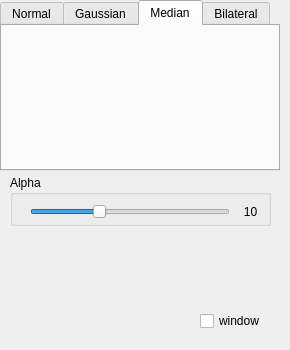
<?xml version="1.0" encoding="UTF-8"?>
<ui version="4.0">
 <class>Sharpen</class>
 <widget class="QWidget" name="Sharpen">
  <property name="geometry">
   <rect>
    <x>0</x>
    <y>0</y>
    <width>290</width>
    <height>350</height>
   </rect>
  </property>
  <property name="windowTitle">
   <string>Form</string>
  </property>
  <widget class="QTabWidget" name="tabWidget">
   <property name="geometry">
    <rect>
     <x>0</x>
     <y>0</y>
     <width>280</width>
     <height>171</height>
    </rect>
   </property>
   <property name="font">
    <font>
     <pointsize>9</pointsize>
    </font>
   </property>
   <property name="currentIndex">
    <number>2</number>
   </property>
   <widget class="QWidget" name="normal">
    <attribute name="title">
     <string>Normal</string>
    </attribute>
   </widget>
   <widget class="QWidget" name="gaussian">
    <attribute name="title">
     <string>Gaussian</string>
    </attribute>
   </widget>
   <widget class="QWidget" name="median">
    <attribute name="title">
     <string>Median</string>
    </attribute>
   </widget>
   <widget class="QWidget" name="bilateral">
    <attribute name="title">
     <string>Bilateral</string>
    </attribute>
   </widget>
  </widget>
  <widget class="QGroupBox" name="groupBox">
   <property name="geometry">
    <rect>
     <x>10</x>
     <y>175</y>
     <width>261</width>
     <height>51</height>
    </rect>
   </property>
   <property name="title">
    <string>Alpha</string>
   </property>
   <widget class="QSlider" name="alphaSild">
    <property name="geometry">
     <rect>
      <x>20</x>
      <y>29</y>
      <width>200</width>
      <height>16</height>
     </rect>
    </property>
    <property name="minimum">
     <number>0</number>
    </property>
    <property name="maximum">
     <number>30</number>
    </property>
    <property name="singleStep">
     <number>1</number>
    </property>
    <property name="value">
     <number>10</number>
    </property>
    <property name="orientation">
     <enum>Qt::Horizontal</enum>
    </property>
   </widget>
   <widget class="QLabel" name="label_3">
    <property name="geometry">
     <rect>
      <x>230</x>
      <y>28</y>
      <width>21</width>
      <height>17</height>
     </rect>
    </property>
    <property name="frameShape">
     <enum>QFrame::NoFrame</enum>
    </property>
    <property name="text">
     <string>10</string>
    </property>
    <property name="alignment">
     <set>Qt::AlignCenter</set>
    </property>
   </widget>
  </widget>
  <widget class="QCheckBox" name="window">
   <property name="geometry">
    <rect>
     <x>200</x>
     <y>310</y>
     <width>81</width>
     <height>22</height>
    </rect>
   </property>
   <property name="text">
    <string>window</string>
   </property>
  </widget>
 </widget>
 <resources/>
 <connections>
  <connection>
   <sender>alphaSild</sender>
   <signal>valueChanged(int)</signal>
   <receiver>label_3</receiver>
   <slot>setNum(int)</slot>
   <hints>
    <hint type="sourcelabel">
     <x>73</x>
     <y>233</y>
    </hint>
    <hint type="destinationlabel">
     <x>69</x>
     <y>214</y>
    </hint>
   </hints>
  </connection>
 </connections>
</ui>
